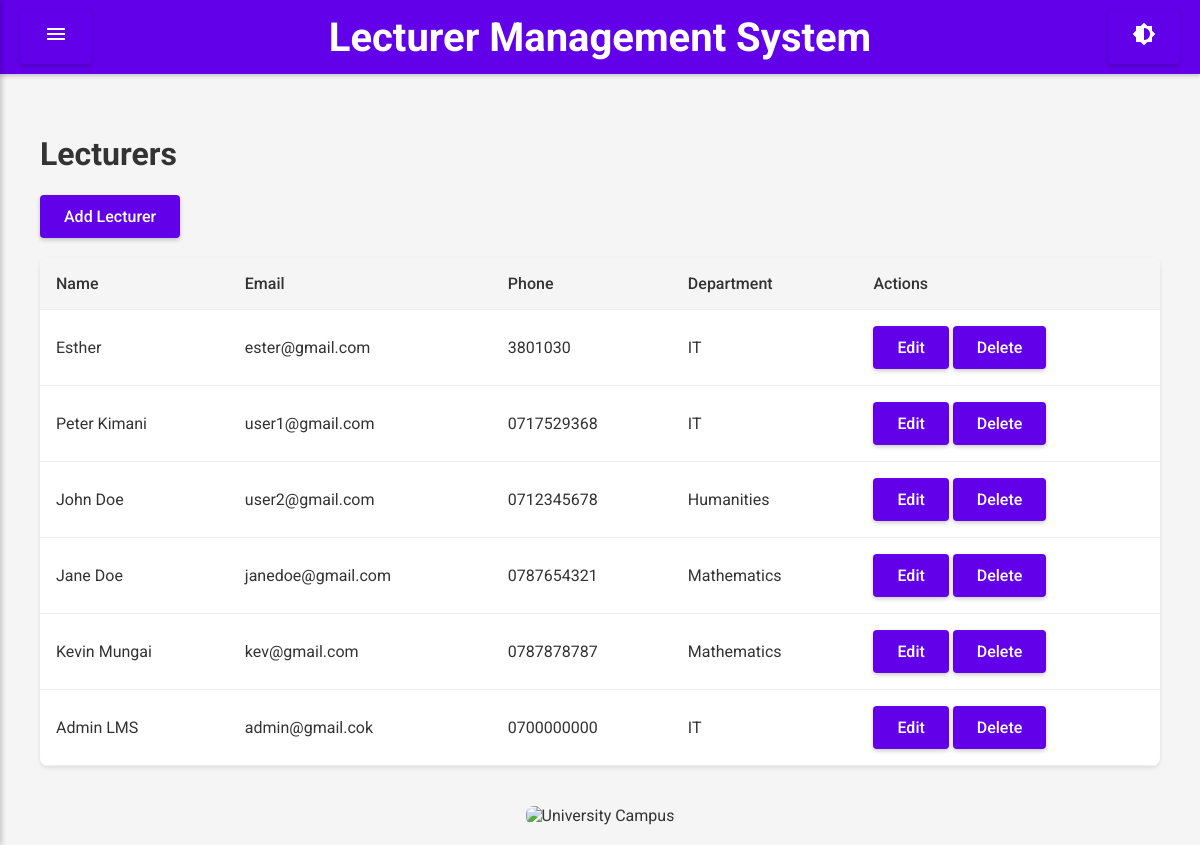
/lecturers (signed in), run on the app's committed database.
### app.py (models this page shows)
class Lecturer(db.Model):
    id = db.Column(db.Integer, primary_key=True)
    user_id = db.Column(db.Integer, db.ForeignKey('user.id'), nullable=False)
    department_id = db.Column(db.Integer, db.ForeignKey('department.id'), nullable=False)
    name = db.Column(db.String(150), nullable=False)
    email = db.Column(db.String(150), unique=True, nullable=False)
    phone = db.Column(db.String(20))
    courses = db.relationship('Course', backref='lecturer', lazy=True)
    leaves = db.relationship('Leave', backref='lecturer', lazy=True)

class Department(db.Model):
    id = db.Column(db.Integer, primary_key=True)
    name = db.Column(db.String(150), unique=True, nullable=False)
    description = db.Column(db.Text)
    lecturers = db.relationship('Lecturer', backref='department', lazy=True)
    students = db.relationship('Student', backref='department', lazy=True)
    courses = db.relationship('Course', backref='department', lazy=True)

### app.py (the view)
@app.route('/lecturers')
@login_required
def lecturers():
    lecturers = Lecturer.query.all()
    return render_template('lecturers.html', lecturers=lecturers)

### app.py (called while the page is built)
@login_manager.user_loader
def load_user(user_id):
    return User.query.get(int(user_id))

### templates/lecturers.html (shortened to what this page needs)
{% extends "base.html" %}
{% block content %}
<h1>Lecturers</h1>
<a href="{{ url_for('add_lecturer') }}" class="btn">Add Lecturer</a>
<table>
    <thead>
        <tr>
            <th>Name</th>
            <th>Email</th>
            <th>Phone</th>
            <th>Department</th>
            <th>Actions</th>
        </tr>
    </thead>
    <tbody>
        {% for lecturer in lecturers %}
            <tr>
                <td>{{ lecturer.name }}</td>
                <td>{{ lecturer.email }}</td>
                <td>{{ lecturer.phone }}</td>
                <td>{{ lecturer.department.name }}</td>
                <td>
                    <a href="#" class="btn">Edit</a>
                    <a href="#" class="btn">Delete</a>
                </td>
            </tr>
        {% endfor %}
    </tbody>
</table>
{% endblock %}

### static/css/style.css (style rules this page uses)
body { font-family: 'Roboto', sans-serif; margin: 0; padding: 0; background-color: #f5f5f5; color: #333; transition: background-color 0.3s, color 0.3s; }
h1, h2 { color: #333; }
button, .btn { background-color: #6200ea; color: white; padding: 12px 24px; border: none; border-radius: 4px; cursor: pointer; text-decoration: none; display: inline-block; font-weight: 500; elevation: 2px; box-shadow: 0 2px 4px rgba(0,0,0,0.2); transition: box-shadow 0.3s; }
table { width: 100%; border-collapse: collapse; margin-top: 20px; background-color: white; border-radius: 8px; overflow: hidden; box-shadow: 0 2px 4px rgba(0,0,0,0.1); }
th, td { padding: 16px; text-align: left; border-bottom: 1px solid #eee; }
th { background-color: #f5f5f5; font-weight: 500; }

### data on the page
Lecturer: name "Esther", email "ester@gmail.com", phone "3801030", department.name "IT"
Lecturer: name "Peter Kimani", email "user1@gmail.com", phone "0717529368", department.name "IT"
Lecturer: name "John Doe", email "user2@gmail.com", phone "0712345678", department.name "Humanities"
Lecturer: name "Jane Doe", email "janedoe@gmail.com", phone "0787654321", department.name "Mathematics"
Lecturer: name "Kevin Mungai", email "kev@gmail.com", phone "0787878787", department.name "Mathematics"
Lecturer: name "Admin LMS", email "admin@gmail.cok", phone "0700000000", department.name "IT"
